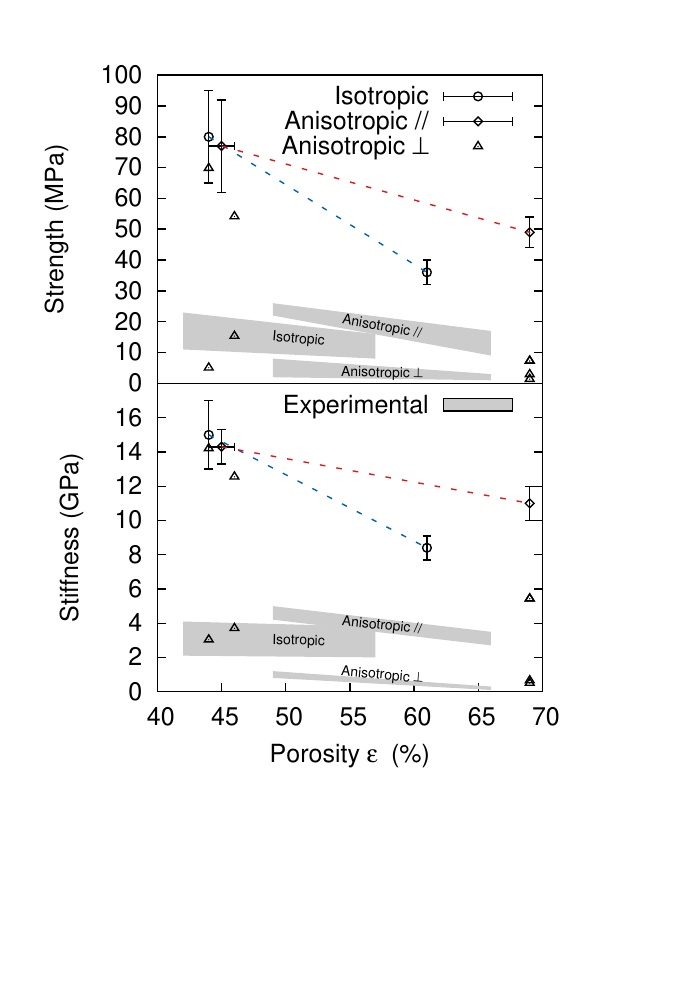

Write gnuplot code to recreate this figure.
reset 
set terminal postscript portrait enhanced color font 'Helvetica,18'  
set output 'fig3.eps'
set size 1.,1.
set size ratio .8

set tmargin 0
set bmargin 0
set lmargin 3
set rmargin 3
set style line 1 lc rgb 'blue' lt 1 lw 4 pt 7 ps 2.0   

set style line 2 lc rgb 'black' lt 1 lw 2 pt 12 ps 1.0   
set style line 3 lc rgb 'black' lt 1 lw 2 pt 6 ps 1.0   
set style line 4 lc rgb 'black' lt 1 lw 2 pt 4 ps 1.0   
set style line 5 lc rgb 'black' lt 1 lw 2 pt 8 ps 1.0   

set style line 22 lc rgb 'red' lt 1 lw 2 pt 12 ps 1.0   
set style line 23 lc rgb 'red' lt 1 lw 2 pt 6 ps 1.0   
set style line 24 lc rgb 'red' lt 1 lw 2 pt 4 ps 1.0   
set style line 25 lc rgb 'red' lt 1 lw 2 pt 8 ps 2.0

set style line 32 lc rgb 'black' lt 1 lw 2 pt 12 ps 1.0   
set style line 33 lc rgb 'black' lt 1 lw 2 pt 6 ps 1.0   
set style line 34 lc rgb 'black' lt 1 lw 2 pt 4 ps 1.0   
set style line 35 lc rgb 'black' lt 1 lw 2 pt 8 ps 1.0   

set style line 6 lc rgb 'red' lt 5 lw 4   
set style line 7 lc rgb '#006400' lt 2 lw 4   
set style line 8 lc rgb 'red' lt 3 lw 4

# 3,1 to draw 2 plots in 1 columne the 3th box is used for xtics
set multiplot layout 3,1 columnsfirst  title " \n"
#set key autotitle column nobox samplen 1

FILE1 = "tomo_effet_porosite_isotrope.txt"
FILE2 = "tomo_effet_porosite_anisotrope_parallele.txt"
FILE3 = "tomo_effet_porosite_anisotrope_transverse.txt"
FILE4 = "experiment_results_influence_porosity_isotrope.txt"
FILE5 = "experiment_results_influence_porosity_anisotrope_parallel.txt"
FILE6 = "experiment_results_influence_porosity_anisotrope_transverse.txt"
set xrange [40:70]

#unset title
set xlabel ''


#set nokey

set ylabel 'Strength (MPa)'
unset xtics
#first top plot
set style fill transparent solid 0.2 
set label 1 "Anisotropic //" at 57.5,18.5 rotate by -10 center front font ", 10"
set label 2 'Anisotropic {/Symbol \136}' enhanced at 57.5,3.5 rotate by -1 center front font ", 10"
set label 3 "Isotropic" at 51,14.5 rotate by -5 center front font ", 10"
plot  FILE4 u ($1*100):($3+$4):($3-$4) ls 3 with filledcurves notitle, \
      FILE5 u ($1*100):($3+$4):($3-$4) ls 4 with filledcurves notitle, \
      FILE6 u ($1*100):($3+$4):($3-$4) ls 5 with filledcurves notitle, \
      FILE1 u ($1*100):3:($2*100):4 w xyerrorbar  ls 3 title "Isotropic", \
      FILE1 u ($1*100):3 w l lt 0 lw 4 lc rgb "#0060ad" notitle, \
      FILE2 u ($1*100):3:($2*100):4 w xyerrorbar ls 2 title "Anisotropic //", \
      FILE2 u ($1*100):3 w l lt 0 lw 4 lc rgb '#dd181f' notitle, \
      FILE3 u ($1*100):3 w p ls 5 title 'Anisotropic {/Symbol \136}'
      
set label 1 at 57.5,3.9 rotate by -6
set label 2 at 57.5,1 rotate by -5
set label 3 at 51,3 rotate by -1
set xlabel 'Porosity {/Symbol e } (%)'
set ylabel 'Stiffness (GPa)'
set xtics nomirror
set yrange [0:18]
set ytics 0, 2, 16
plot  FILE4 u ($1*100):($5+$6):($5-$6) ls 3 with filledcurves notitle, \
      FILE5 u ($1*100):($5+$6):($5-$6) ls 4 with filledcurves notitle, \
      FILE6 u ($1*100):($5+$6):($5-$6) ls 5 with filledcurves title "Experimental", \
      FILE1 u ($1*100):5:($2*100):6 w xyerrorbar ls 3 notitle , \
      FILE1 u ($1*100):5 w l lt 0 lw 4 lc rgb '#0060ad' notitle, \
      FILE2 u ($1*100):5:($2*100):6 w xyerrorbar ls 2 notitle , \
      FILE2 u ($1*100):5 w l lt 0 lw 4 lc rgb '#dd181f' notitle, \
      FILE3 u ($1*100):5 w p ls 5 notitle

unset multiplot


set output
# Appel extérieur à epstopdf pour transformer le fichier eps en pdf.
!epstopdf --outfile=fig3.pdf fig3.eps
